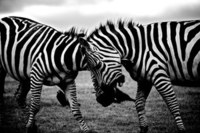
#> input picture Notebooks/zebras.jpg, 200 x 133 px, found by its file name
$ jupyter execute --allow-errors '15 - Spectral methods.ipynb'   (shell and % lines are left out)
#> lines starting #> are read from the running program, lines starting #| are printed output that depends on the picture
[cell 1]
# Import numpy and matplotlib, and use jupyter magic to
# get plots directly in notebook
import numpy as np
from matplotlib import pyplot as plt
from time import time

# Fourier transform

The Fourier transform, $\hat{f}(k)$ of a function $f(x)$ can be defined as

$$ \hat{f}(k) = \int_{-\infty}^\infty f(x) \mathrm{e}^{\mathrm{i} kx} \, \mathrm{d}x $$

with the inverse transform defined as

$$ f(x) = \frac{1}{2\pi} \int_{-\infty}^\infty \hat{f}(k) \mathrm{e}^{-\mathrm{i} kx}  \, \mathrm{d}k. $$

Other conventions are also used, so make sure to check the conventions if you use library functions.

## Discrete Fourier Transform (DFT)

In numerical applications, we usually have functions (signals) that are given by samples at discrete intervals. We will assume that the intervals are evenly spaced, with sample spacing $\Delta x$, and that we have $N$ samples given by

$$ f_j = f(x_j), \;\;\; \mathrm{where} \;\;\; x_j = j \Delta x, \;\;\; j = 0, 1, 2, \ldots N-1.$$

The discrete Fourier transform is a discrete approximation of the continuous Fourier transform, which can be used to compute the Fourier transform at the frequencies

$$ k_n = \frac{2 \pi}{\Delta x}\frac{n}{N}, \;\;\; \mathrm{where} \;\;\; n = -\frac{N}{2}, -\frac{N-1}{2}, \ldots, \frac{N-1}{2}, \frac{N}{2}. $$

The continuous Fourier transform can be approximated by a discrete sum:

$$ \hat{f}(k_n) = \int_{-\infty}^\infty f(x) \mathrm{e}^{\mathrm{i} kx} \, \mathrm{d}x \approx \Delta x \sum_{j=0}^{N-1} f_j \mathrm{e}^{\mathrm{i} k_n x_j} = \Delta x \sum_{j=0}^{N-1} f_j \mathrm{e}^{2\pi\mathrm{i} j\frac{n}{N}}. $$

The summation in the above equation is called the Discrete Fourier Transform (DFT):

$$ \hat{f}_n = \sum_{j=0}^{N-1} f_j \mathrm{e}^{2\pi\mathrm{i} j\frac{n}{N}}, $$

which means that $\hat{f}_n = \frac{1}{\Delta x} \hat{f}(k_n)$. The inverse DFT is then given by

$$ f_j = \sum_{n=0}^{N-1} \hat{f}_n \mathrm{e}^{-2\pi\mathrm{i} j\frac{n}{N}}. $$

## Applying Fourier transform to some sound files to look at frequency content

[cell 2]
# import function for reading .wav files
from scipy.io import wavfile

[cell 3]
filenames = ['../files/string1.wav', '../files/string2.wav', '../files/two_strings.wav']

signals = []
#> (the rest of this cell did not finish here and is left out)

#> (a cell that did not finish here is left out)

## Geometric interpretation of the DFT as a sum of complex numbers

Inspired by this video, which I thought was a quite nice way to think about Fourier transforms: https://www.youtube.com/watch?v=spUNpyF58BY

Component number $n$ of the DFT of a signal $f$ is given by

$$ \hat{f}_n = \sum_{j=0}^{N-1} f_j \mathrm{e}^{2\pi\mathrm{i} j\frac{n}{N}}.$$

We can rewrite the exponential in the sum to be

$$ \left( \mathrm{e}^{2\pi\mathrm{i} \frac{n}{N}} \right)^j, $$

so we see that when we take the sum over $j$ in the DFT, we multiply element $j$ in the signal with the complex number $\mathrm{e}^{2\pi\mathrm{i} \frac{n}{N}}$ to the power $j$. The complex numbers $\mathrm{e}^{2\pi\mathrm{i} \frac{n}{N}}$ all have magnitude 1, and thus lie on the unit circle in the complex plane, so the effect is that we take a weighted sum of each of the elements in the signal, weighted by a "direction" in the complex plane. Exactly what set of directions we choose is determined by $n/N$, hence different Fourier components use different sets of directions.

This is illustrated below, where we plot this geometric interpretation for one of the signals above.

#> (a cell that did not finish here is left out)

## Time complexity of calculating the DFT

Component number $n$ of the DFT of a signal $f$ is given by

$$ \hat{f}_n = \sum_{j=0}^{N-1} f_j \mathrm{e}^{2\pi\mathrm{i} j\frac{n}{N}}.$$

Since there are $N$ terms in the full DFT, and since each term requires a sum over $N$ elements, we would naïvely expect that the time to compute the DFT is $\mathcal{O}(N^2)$.

However, it is possible to make it much faster than than, by using a clever algorithm known as the Fast Fourier Transform (FFT). The essence of the algorithm is to split a Fourier transform of a signal of length $N$ into two operations on arrays of length $N/2$, and do this recursively until you have $N$ arrays of length 1, and then build back up in a way that produces the full DFT. The runtime of this algorithm is only $\mathcal{O}(N \log(N))$, which is much, much faster for large $N$.

Since variants of this algorithms are som commonly used, FFT and DFT are often treated as synonyms. For example, `np.fft.fft` calculates the DFT, using the FFT-algorithm.

[cell 6]
def DFT(signal):
    N = len(signal)
    # Precalculate the complex numbers that we will need
    # Using -i here to match the definition in np.fft.fft
    factors = np.exp(-1j*2*np.pi*np.arange(N)/N)
    # Use a list comprehension to take the sum N times
    j = np.arange(N)
    fourier = [np.sum(signal*factors[(n*j)%N]) for n in range(N)]
    return np.array( fourier )

def FFT(signal):
    # Recursive function implementing the Cooley-Tukey FFT algorithm
    # https://en.wikipedia.org/wiki/Cooley%E2%80%93Tukey_FFT_algorithm
    N = len(signal)
    if N == 1:
        # At the end of the recursion, just return the same array (of length 1)
        return signal
    else:
        # Implementing this for signal where the length is a power of 2
        # (other lengths are also possible, but the implementation is more complicated)
        assert N % 2 == 0
        fourier = np.empty(N, dtype = np.complex128)
        # defining N/2 for convenience
        Nhalf = int(N/2)
        fourier[:Nhalf] = FFT(signal[::2])
        fourier[Nhalf:] = FFT(signal[1::2])
        for n in range(Nhalf):
            tmp = fourier[n]
            fourier[n]         = tmp + np.exp(-1j*2*np.pi*(n/N)) * fourier[n + Nhalf]
            fourier[n + Nhalf] = tmp - np.exp(-1j*2*np.pi*(n/N)) * fourier[n + Nhalf]
    return fourier

#> (a cell that did not finish here is left out)

## Comparing runtime of the FFT and DFT implementations

[cell 8]
# Do some timing, for different signal lengths
Ns = np.array( [2**i for i in range(8, 15)])

DFT_runtimes = np.zeros(len(Ns))
FFT_runtimes = np.zeros(len(Ns))

for i, N in enumerate(Ns):
    # Just generate a random signal
    signal = np.random.random(N)
    # Measure runtime of DFT
    tic = time()
    fourier = DFT(signal)
    toc = time()
    DFT_runtimes[i] = toc - tic
    # Measure runtime of FFT
    tic = time()
    fourier = FFT(signal)
    toc = time()
    FFT_runtimes[i] = toc - tic

[cell 9]
fig = plt.figure(figsize = (9, 5))
plt.plot(Ns, DFT_runtimes, label = 'DFT runtime')
plt.plot(Ns, FFT_runtimes, label = 'FFT runtime')

plt.plot(Ns, 1e-7*Ns**2, '--', c = 'k', label = '$\sim N^2$')
plt.plot(Ns, 1e-6*Ns*np.log(Ns), ':', c = 'k', label = '$\sim N \; \log(N)$')
plt.xscale('log')
plt.yscale('log')
plt.xlabel('Length of signal, $N$')
plt.ylabel('Runtime [s]')
plt.legend(fontsize = 14)
plt.tight_layout()
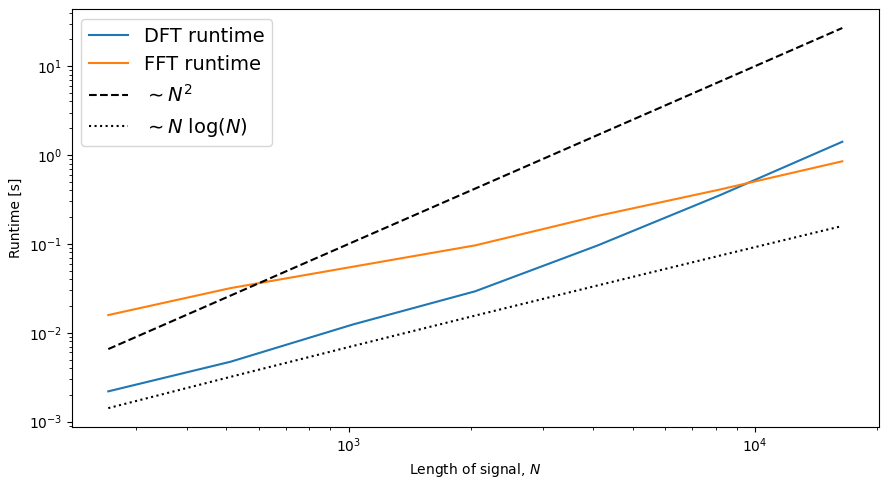
#> figure drawn by matplotlib, 1 panel

## The Nyquist-Shannon sampling theorem

If a continuous function, $f(x)$, is sampled at regular intervals $\Delta x$, and $f(x)$ is *bandwidth limited* to frequencies $k$ such that $|k| < k_c$ for $k_c = \pi/\Delta x$, then $f(x)$ can be completely reconstructed from the samples.

[cell 10]
## Critical sampling

# Define a signal with oner or more different frequency components
def f(x, freqs):
    signal = np.zeros(len(x))
    for freq in freqs:
        signal += np.sin(2*np.pi*freq * x)
    return signal


# Define the frequencies in the signal
# Try adding a frequency above the Nyquist frequency
freqs = [1, 2]

# Vector to define the "sampling points"
x1 = np.linspace(0, 5, 30)
# Calculate Nyquist frequency
print('Nyquist = ', 1/(2*(x1[1] - x1[0])))

# Sample the signal
samples = f(x1, freqs)


# Create two subfigures, with same scale on x and y axes
fig, ax = plt.subplots(nrows = 2, figsize = (12, 6), sharey = True, sharex = True)
# Plot the function, with sampling points marked
# Vector to plot the function in high resolution
xc = np.linspace(0, 5, 1000)
ax[0].plot(xc, f(xc, freqs), zorder = 0)

# Plot the samples
ax[0].scatter(x1, samples, marker = 'o', c = 'r', s = 50, zorder = 1)

# Plot the function that results from just using the sampling points.
# By sampling at too large intervals, we get aliasing.
ax[1].plot(x1, f(x1, freqs), zorder = 0)
ax[1].scatter(x1, f(x1, freqs), marker = 'o', c = 'r', s = 50, zorder = 1)
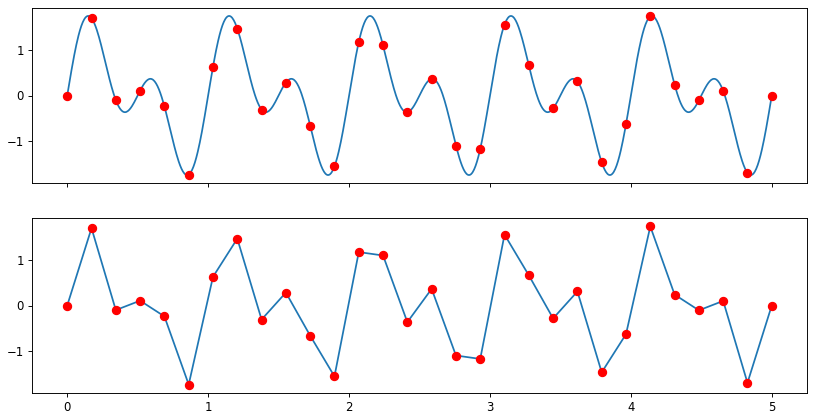
#> figure drawn by matplotlib, 2 panels; panel 2: curve peaks at x = 4.14, y = 1.75

### Same illustration as above, but with more proper reconstruction of the signal from the Fourier series

[cell 11]
## Critical sampling

# Define a signal with oner or more different frequency components
def f(x, freqs):
    signal = np.zeros(len(x))
    for freq in freqs:
        signal += np.sin(2*np.pi*freq * x)
    return signal

# Define the frequencies in the signal
# Try adding a frequency above the Nyquist frequency
freqs = [1, 2]

# Vector to define the "sampling points"
x1, dx = np.linspace(0, 5, 31, retstep = True)
# Calculate Nyquist frequency
print('Nyquist = ', 1/(2*(x1[1] - x1[0])))

# Sample the signal
samples = f(x1, freqs)
fourier = np.fft.fft(samples)

# Reconstruct signal by adding up the Fourier series
# Vector to plot the function in high resolution
xc = np.linspace(0, 5, 500)
reconstructed = np.zeros(len(xc), dtype = np.complex128)
for fo, freq in zip(fourier, np.fft.fftfreq(len(samples), dx)):
    reconstructed += fo*np.exp(1j*2*np.pi*freq*xc) / len(samples)

# Create two subfigures, with same scale on x and y axes
fig, ax = plt.subplots(nrows = 2, figsize = (12, 6), sharey = True, sharex = True)
# Plot the function, with sampling points marked
# Vector to plot the function in high resolution
ax[0].plot(xc, f(xc, freqs), zorder = 0)

# Plot the samples
ax[0].scatter(x1, samples, marker = 'o', c = 'r', s = 50, zorder = 1)

# Plot the function that results from just using the sampling points.
# By sampling at too large intervals, we get aliasing.
ax[1].plot(xc, reconstructed.real, zorder = 0)
ax[1].scatter(x1, f(x1, freqs), marker = 'o', c = 'r', s = 50, zorder = 1)
plt.tight_layout()

# The imaginary terms should in principle cancel to zero,
# since we start with a purely real signal
print('Largest imaginary term (np.amax(np.abs(reconstructed.imag))) = ', np.amax(np.abs(reconstructed.imag)))
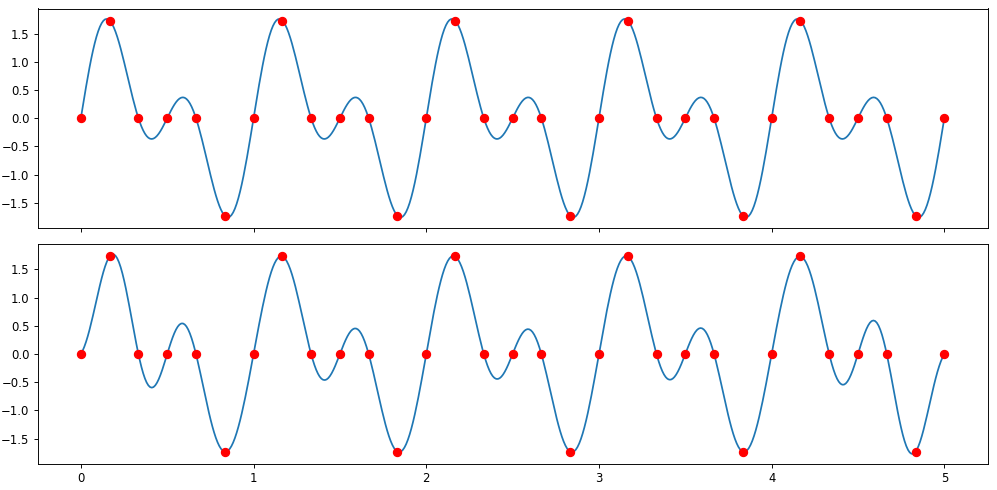
#> figure drawn by matplotlib, 2 panels; panel 2: curve peaks at x = 0.18, y = 1.77

## Aliasing

If we take the Fourier transform of a signal that contains frequency components *above* the critical frequency, then those components of the signal will appear in the Fourier transform, but "aliased" to lower frequencies.

[cell 12]
## Aliasing

## Critical sampling

# Define a signal with oner or more different frequency components
def f(x, freqs):
    signal = np.zeros(len(x))
    for freq in freqs:
        signal += np.sin(2*np.pi*freq * x)
    return signal


# Define the frequencies in the signal.
# Note in the plot below how the highest resolved frequency is
# 1800, and the signal component at 1900 instead appears as a peak at 1700
freqs = [200, 700, 1300, 1900]

# Vector to define the "sampling points"
N = 18001
x1, dx = np.linspace(0, 5, N, retstep = True)
# Calculate Nyquist frequency
print('Nyquist = ', 1/(2*dx))

# Sample the signal
samples = f(x1, freqs)


fig = plt.figure(figsize = (9, 5))
plt.plot(np.fft.fftfreq(N, dx), np.abs(np.fft.fft(samples)))
plt.xlim(0, 2000)
plt.xlabel('Frequency')
plt.ylabel('Amplitude')
plt.tight_layout()
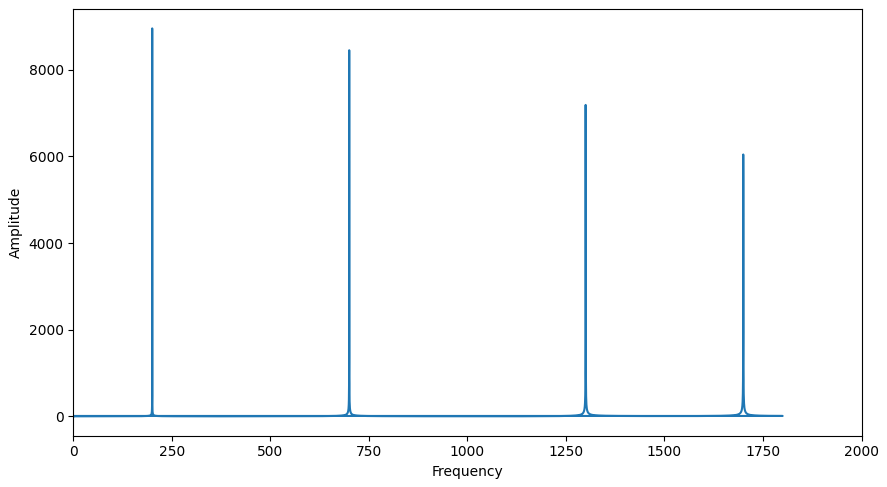
#> figure drawn by matplotlib, 1 panel

## Interactive illustration of aliasing

[cell 13]
from ipywidgets import interact, IntSlider
from numba import njit

[cell 14]
def f(x):
    # Frequency
    freq = 3
    return np.sin(2*np.pi*freq * x)

def sampler(N):
    # Sample points and sample spacing
    x = np.linspace(0, 5, N)
    samples = f(x)
    return x, samples

def reconstructer(x, samples, xc):
    N = len(samples)
    dx = x[1] - x[0]
    reconstructed = np.zeros(len(xc), dtype = np.complex128)
    fourier = np.fft.fft(samples)
    freqs = np.fft.fftfreq(N, dx)
    for i in range(N):
        reconstructed += fourier[i]*np.exp(1j*2*np.pi*freqs[i]*xc) / N
    return reconstructed

def plotter(N):
    x, samples = sampler(N)
    fig, ax = plt.subplots(nrows=2, figsize = (9, 5), sharex = True)
    xc = np.linspace(0, 5, 201)
    ax[0].plot(xc, f(xc))
    ax[0].scatter(x, samples)
    ax[1].plot(xc, reconstructer(x, samples, xc).real)
    ax[1].set_xlabel('x')
    ax[0].set_ylabel('Original signal and samples')
    ax[1].set_ylabel('Reconstructed from samples')
    plt.tight_layout()


# Try moving the slider to change the number of samples
# if N < 30 there will be aliasing, such that the reconstructed signal has a lower frequency
slider = interact(plotter, N = IntSlider(min=10, max=100, value = 40, step=1, continuous_update = False))
#> the sliders are set to N = 40
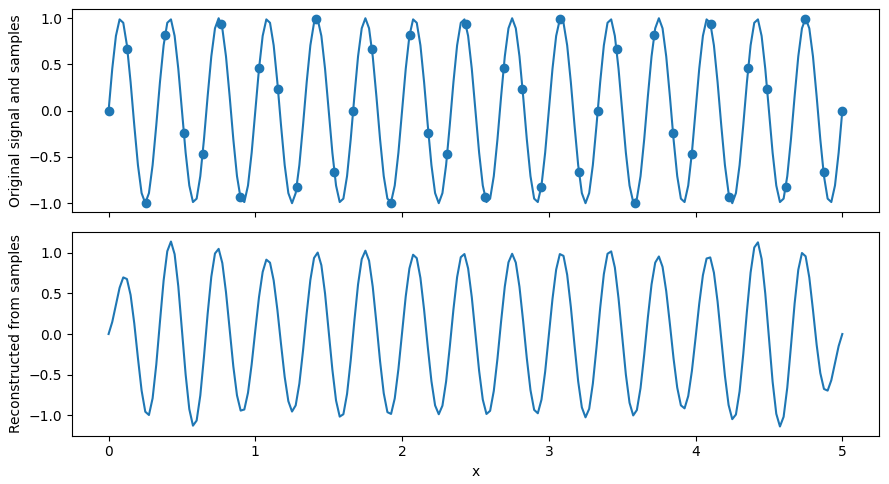
#> figure drawn by matplotlib, 2 panels; panel 2: curve peaks at x = 0.425, y = 1.14

## Convolution

The convolution, $f*g$, of two signals $f(\tau)$ and $g(\tau)$ is defined as:

$$ (f * g)(t) = \int_{-\infty}^{\infty} f(\tau) g(t - \tau) \;\mathrm{d}\tau $$

And for discrete, finite-length signals of length $N$:

$$ (f*g)[n] = \sum_{m=0}^{N-1} f[n-m] g[m] $$

The discrete convolution theorem states that the Fourier transform of the convolution of to signals, $f$ and $g$, is given by the product of the Fourier transform of $f$ with the Fourier transform of $g$. So an algorithm to compute the convolution is:
* Take the Fourier transform of $f$ and $g$
* Multiply them together (element-wise multiplication)
* Take the inverse Fourier transform of the result

## Autocorrelation

This is an example of how autocorrelations can be calculated using the Fourier Transform.

[cell 15]
## autocorrelation

# This function generates a random signal with a
# Gaussian power spectrum given by mu and sigma.
# Larger sigma means higher frequency components,
# and consequently shorter correlation length.
def generator(Nx, mu=0.0, sigma=0.1):
    # Gaussian, uncorrelated random numbers of zero mean and unity std. dev.
    real_base = np.random.normal(0, 1, Nx)

    # Transforming to fourier space, shifting
    # to get zero component (purely real) in center
    cmpx_base = np.fft.fftshift(np.fft.fft(real_base))

    # Multiplying with square root of power spectrum
    qs = np.linspace(-10, 10, Nx)
    weights = np.exp(-(qs - mu)**2/(2*sigma**2)) / (sigma*np.sqrt(2*np.pi))
    fourier_zetas = cmpx_base*np.sqrt(weights)

    # Shifting and transforming
    return np.fft.ifft(np.fft.ifftshift(fourier_zetas)).real


# Naïve implementation of normalised autocorrelation
def autocorrelate(f):
    Nf = len(f)
    correlations = []
    tmpf = np.zeros(3*Nf)
    offset = int(len(tmpf)/3)
    tmpf[offset:offset+Nf] = f[:] - np.mean(f)
    for lag in range(offset-Nf, offset+Nf):
        correlations.append(np.sum(f * tmpf[lag:lag+Nf]))
    return np.array(correlations) / correlations[int(len(correlations)/2)]


# Normalised autocorrelation by multiplying FFT with the conjugate of itself
def autocorrelate_fft(f):
    Nf = len(f)
    tmpf = np.zeros(2*Nf)
    offset = int(len(tmpf)/4)
    tmpf[offset:offset+Nf] = f[:] - np.mean(f)
    fftf = np.fft.fft(tmpf)
    correlations = np.fft.fftshift(np.fft.ifft(fftf * fftf.conjugate()))
    return correlations / correlations[int(len(correlations)/2)]

[cell 16]
# Generate a signal and plot it
N = 5000
f = generator(N, sigma = 0.1)
fig = plt.figure(figsize = (12, 6))
plt.plot(f)
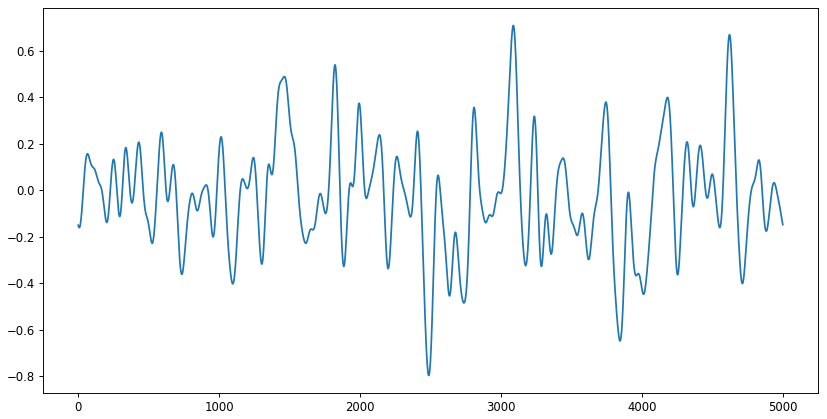
#> figure drawn by matplotlib, 1 panel; curve peaks at x = 3087, y = 0.709

[cell 17]
# Calculate autocorrelations using both methods,
# find the time it takes, and plot both in the same figure
fig = plt.figure(figsize = (12, 6))
tic = time()
c = autocorrelate(f)
toc = time()
print('Time:          ', toc - tic)

plt.plot(c, label = 'Autocorrelation')
tic = time()
c = autocorrelate_fft(f)
toc = time()
print('Time with FFT: ', toc - tic)

plt.plot(c, '--', label = 'Autocorrelation with FFT')
plt.legend()
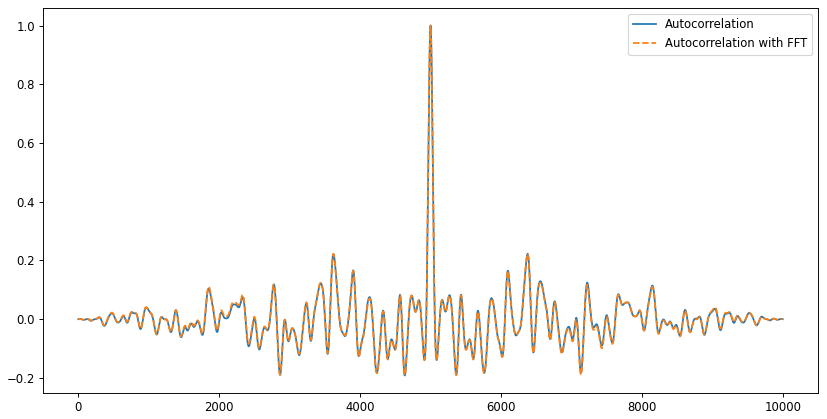
#> figure drawn by matplotlib, 1 panel; curve peaks at x = 5000, y = 1; curve peaks at x = 5000, y = 1

## Image compression with Fourier transform

This type of compression would normally be done with Wavelet transforms, but the principle is similar with a Fourier transform.

[cell 18]
import matplotlib.image as mpimg


# The picture has a Creative Commons Licence,
# and is taken from http://picalls.com/fighting-zebras/
zebras = mpimg.imread('../files/zebras.jpg')
#> zebras is the input picture: shape (133, 200); min 0, max 255, mean 99.2
plt.imshow(zebras, cmap = plt.get_cmap('Greys_r'))

[cell 19]
# Take Fourier transform, and plot the coefficients,
# from largest to smallest. A small fraction of the
# coefficients make up most of the "energy" in the picture.
zebras_fft = np.fft.fft2(zebras[:,:])
coefficients = sorted(abs(zebras_fft.reshape(133*200)))
#> coefficients = 26600 items
plt.plot(coefficients[::-1])
plt.yscale('log')
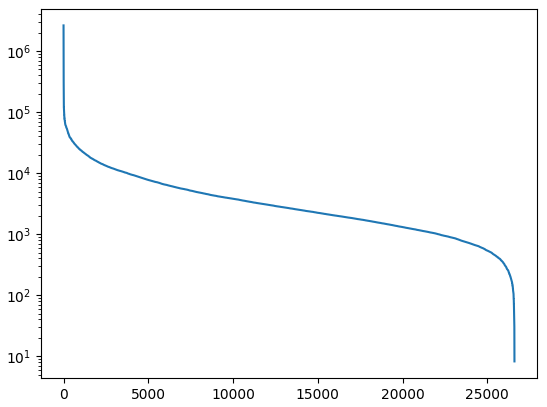
#> figure drawn by matplotlib, 1 panel; curve peaks at x = 0, y = 2639807

[cell 20]
# Select a threshold, and set all the coefficients smaller
# than the threshold to zero.
threshold = 5000
zebras_fft_compressed = np.where(abs(zebras_fft) > threshold, zebras_fft, 0)

# Do the inverse Fourier transform on the ``compressed'' data,
# the plot both the original and the reconstruction.
zebras_compressed = np.fft.ifft2(zebras_fft_compressed)

fig, ax = plt.subplots(ncols = 2, figsize = (12, 4))
ax[0].imshow(zebras_compressed.real, cmap = plt.get_cmap('Greys_r'))
ax[1].imshow(zebras, cmap = plt.get_cmap('Greys_r'))

print('Number of zero elements: %s of %s' % (np.sum(abs(zebras_fft_compressed) == 0), zebras.size))
#| Number of zero elements: 18869 of 26600
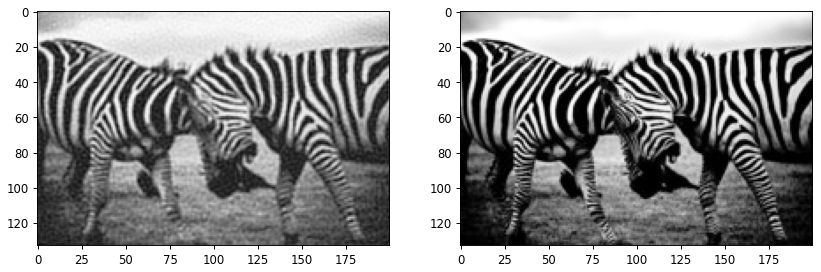
#> figure drawn by matplotlib, 2 panels
